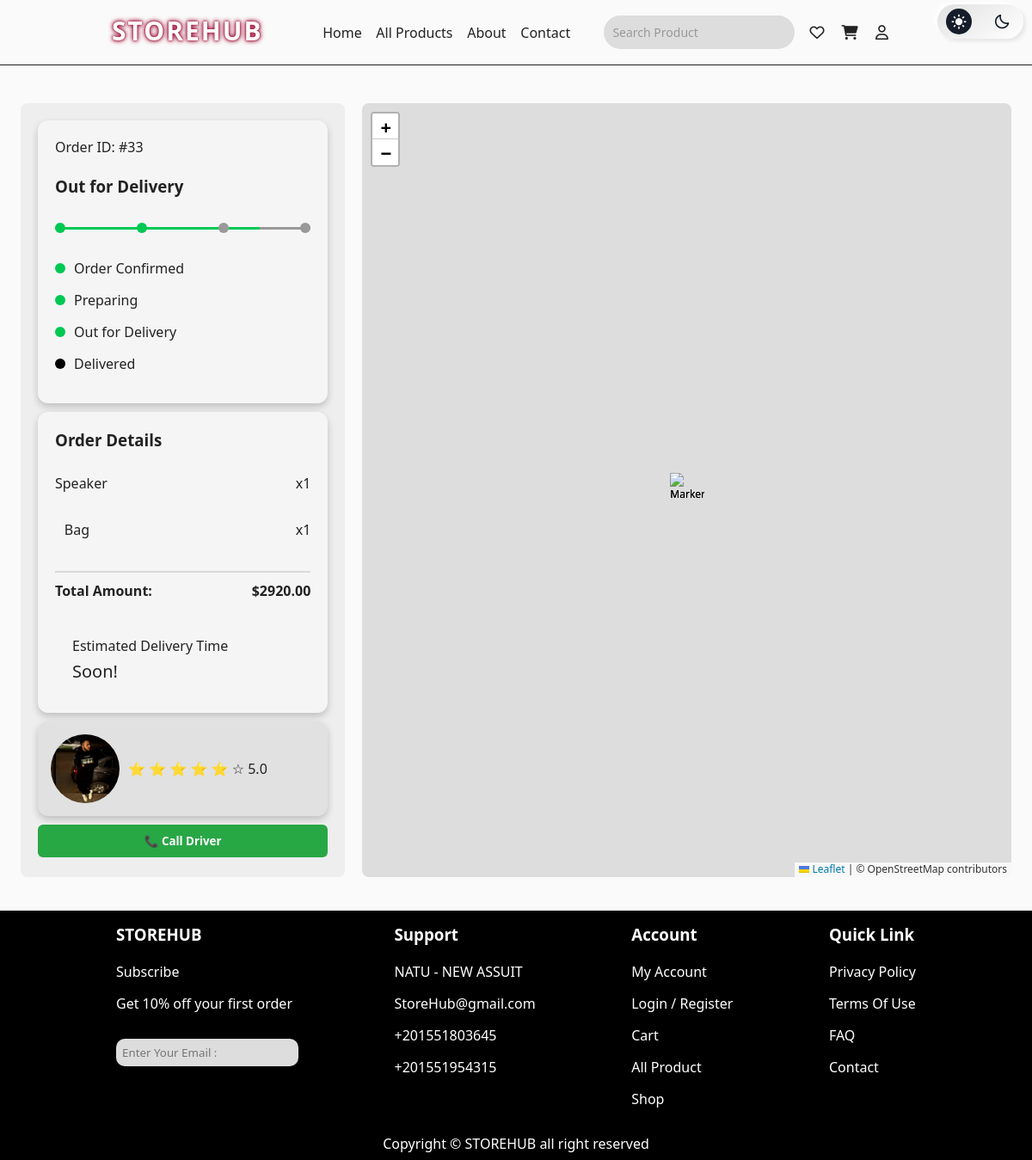
The app's page /order/33/ with its own data.
### pages/models.py (models this page shows, shortened)
class Order(models.Model):
    STATUS_CHOICES = [
        ('pending', 'Pending'),
        ('in_progress', 'In Progress'),
        ('completed', 'Completed'),
        ('cancelled', 'Cancelled'),
    ]
    client_lat = models.FloatField(null=True, blank=True)
    client_lng = models.FloatField(null=True, blank=True)
    delivery_agent_lat = models.FloatField(null=True, blank=True)
    delivery_agent_lng = models.FloatField(null=True, blank=True)
    customer = models.ForeignKey(User, verbose_name="العميل", on_delete=models.CASCADE, related_name='orders')
    order_date = models.DateTimeField(verbose_name="تاريخ الطلب", auto_now_add=True)
    status = models.CharField(verbose_name="حالة الطلب", max_length=20, choices=STATUS_CHOICES, default='pending')
    delivery_agent = models.ForeignKey(User, verbose_name="وكيل التوصيل", on_delete=models.SET_NULL, null=True, blank=True, related_name='delivery_orders')
    class Meta:
        verbose_name = "طلب"
        verbose_name_plural = "طلبات"

class OrderItem(models.Model):
    order = models.ForeignKey(Order, related_name='items', on_delete=models.CASCADE)
    product = models.ForeignKey('Product', verbose_name="المنتج", on_delete=models.CASCADE)
    quantity = models.PositiveIntegerField(verbose_name="كمية", default=1)
    class Meta:
        verbose_name = "عنصر طلب"
        verbose_name_plural = "عناصر الطلب"

class Product(models.Model):
    name = models.CharField(max_length=255, verbose_name="اسم المنتج", blank=True, null=True, default="منتج بدون اسم")
    price = models.DecimalField(max_digits=10, decimal_places=2, verbose_name="السعر", default=0.00)
    description = models.TextField(verbose_name="الوصف", blank=True, null=True)
    quantity = models.PositiveIntegerField(verbose_name="الكمية", default=0)
    saler = models.ForeignKey(User, on_delete=models.CASCADE, related_name='products', null=True, blank=True)
    image = models.ImageField(upload_to='products/', default='default.jpg', verbose_name="صورة المنتج", blank=True, null=True,max_length=255)
    color = models.CharField(max_length=50, choices=[
        ('red', 'Red'),
        ('green', 'Green'),
        ('yellow', 'Yellow'),
        ('blue', 'Blue'),
        ('orangered', 'OrangeRed'),
        ('black', 'Black')],
        default="black", verbose_name="اللون")
    likes = models.ManyToManyField(User, related_name='product_likes', blank=True, verbose_name="اللايكات")
    category = models.ForeignKey(Category, on_delete=models.SET_NULL, null=True, blank=True, verbose_name="التصنيف")
    rating = models.FloatField(default=0, verbose_name="التقييم")
    seller_lat = models.FloatField(null=True, blank=True)
    seller_lng = models.FloatField(null=True, blank=True)
    class Meta:
        verbose_name = "منتج"
        verbose_name_plural = "منتجات"

class UserProfile(models.Model):
    ROLE_CHOICES = [
        ('user', 'User'),
        ('delivery_agent', 'Delivery Agent'),
        ('saler', 'Saler'),
        ('admin', 'Admin'),
    ]
    lat = models.FloatField(null=True, blank=True)
    lng = models.FloatField(null=True, blank=True)
    profile_image = models.ImageField(upload_to='profile_images/', blank=True, null=True, default='default_driver.jpg')
    rating = models.DecimalField(max_digits=2, decimal_places=1, default=5.0)  # من 5 نجوم
    user = models.OneToOneField(User, on_delete=models.CASCADE)  # ارتباط كل مستخدم ببروفايل خاص بيه
    role = models.CharField(max_length=50, choices=ROLE_CHOICES, default='user')
    phone_number = models.CharField(max_length=15, blank=True, null=True)
    created_at = models.DateTimeField(auto_now_add=True)

### pages/views.py (the view)
# urls.py: path('order/<int:order_id>/', views.order_detail, name='order_detail'),
def order_detail(request, order_id):
    order = get_object_or_404(Order, id=order_id)
    items = order.items.all()
    total_price = sum(item.product.price * item.quantity for item in items)
    delivery_agent_profile = None
    filled_stars = 0
    empty_stars = 5
    if order.delivery_agent:
        delivery_agent_profile = UserProfile.objects.filter(user=order.delivery_agent).first()
        if delivery_agent_profile and delivery_agent_profile.rating:
            filled_stars = int(round(delivery_agent_profile.rating))
            empty_stars = 5 - filled_stars
    seller_lat = None
    seller_lng = None
    if items:
        product = items[0].product
        seller_lat = product.seller_lat
        seller_lng = product.seller_lng
    context = {
        'order': order,
        'items': items,
        'total_price': total_price,
        'delivery_agent_profile': delivery_agent_profile,
        'filled_stars': filled_stars,
        'empty_stars': empty_stars,
        'client_lat': order.client_lat,
        'client_lng': order.client_lng,
        'driver_lat': order.delivery_agent_lat,
        'driver_lng': order.delivery_agent_lng,
        'seller_lat': seller_lat,
        'seller_lng': seller_lng,
    }
    return render(request, 'delivery agent/Delivery Order Details.html', context)

### templates/delivery agent/Delivery Order Details.html (shortened to what this page needs)
{% extends 'pages/base.html' %}
{% block content %}
{% load static %}
<!DOCTYPE html>
<html lang="en">
  <head>
    <link rel="stylesheet" href="https://unpkg.com/leaflet@1.9.4/dist/leaflet.css" />
    <link rel="stylesheet" href="{% static 'css/style_delivery.css' %}" />
    <link
      rel="stylesheet"
      href="https://cdnjs.cloudflare.com/ajax/libs/font-awesome/6.7.2/css/all.min.css"
 />
    <link
      href="https://unpkg.com/boxicons@2.1.2/css/boxicons.min.css"
      rel="stylesheet" />
    <link
      href="https://cdnjs.cloudflare.com/ajax/libs/font-awesome/6.0.0-beta3/css/all.min.css"
      rel="stylesheet" />
  </head>
  <body class="light">
    <div class="CustomerOrder">
        <div class="content-container">
            <div class="containera">
                <div class="order-status">
                    <p>Order ID: #{{ order.id }}</p><br>
                    <h3>
                        {% if order.status == 'pending' %}
                            Order Confirmed
                        {% elif order.status == 'in_progress' %}
                            Out for Delivery
                        {% elif order.status == 'completed' %}
                            Delivered
                        {% elif order.status == 'cancelled' %}
                            Cancelled
                        {% endif %}
                    </h3>
                    <div class="progress-bar">
                        <div class="progress-completed"></div>
                        <div class="progress-point {% if order.status in 'pending in_progress completed' %}active{% endif %}"></div>
                        <div class="progress-point {% if order.status in 'in_progress completed' %}active{% endif %}"></div>
                        <div class="progress-point {% if order.status == 'completed' %}active{% endif %}"></div>
                        <div class="progress-point {% if order.status == 'completed' %}active{% endif %}"></div>
                    </div>
                    <div class="stages">
                        <div class="stage">
                            <div class="stage-name">
                                <div class="stage-dot {% if order.status in 'pending in_progress completed' %}active{% endif %}"></div>
                                <div><p>Order Confirmed</p></div>
                            </div>
                        </div>
                        <div class="stage">
                            <div class="stage-name">
                                <div class="stage-dot {% if order.status in 'in_progress completed' %}active{% endif %}"></div>
                                <div><p>Preparing</p></div>
                            </div>
                        </div>
                        <div class="stage">
                            <div class="stage-name">
                                <div class="stage-dot {% if order.status == 'in_progress' %}active{% endif %}"></div>
                                <div><p>Out for Delivery</p></div>
                            </div>
                        </div>
                        <div class="stage">
                            <div class="stage-name">
                                <div class="stage-dot {% if order.status == 'completed' %}active{% endif %}"></div>
                                <div><p>Delivered</p></div>
                            </div>
                        </div>
                    </div>
                </div>
                <div class="order-details">
                    <h3>Order Details</h3><br>
                    {% for item in items %}
                        <p><span>{{ item.product.name }}</span> <span>x{{ item.quantity }}</span></p><br>
                    {% endfor %}
                    <hr class="separator">
                    <p class="total">
                        <span>Total Amount:</span>
                        <span>${{ total_price }}</span>
                    </p><br>
                    <div class="delivery-time">
                        <p>Estimated Delivery Time</p>
                        <p style="font-size: 20px;">Soon!</p>
                    </div>
                </div>
                <div class="driver-info">
                    {% if delivery_agent_profile %}
                        <img src="{{ delivery_agent_profile.profile_image.url }}" alt="Driver" style="width: 80px; height: 80px; object-fit: cover; border-radius: 50%;">
                        <div>
                            <p>
                                {% for _ in "x"|ljust:filled_stars %}
                                    ⭐
                                {% endfor %}
                                {% for _ in "x"|ljust:empty_stars %}
                                    ☆
                                {% endfor %}
                                {{ delivery_agent_profile.rating|default:"0.0" }}
                            </p>
                        </div>
                    {% else %}
                        <p>لا يوجد سائق مخصص لهذا الطلب.</p>
                    {% endif %}
                </div>
                <button class="call-btn">📞 Call Driver</button>
            </div>
        </div>
          <div class="map-container">
            <div id="map" style="height: 100%; width: 100%; z-index: 1;"></div>
          </div>
    </div>
  </body>
</html>
{% endblock %}

### project/static/css/style_delivery.css (style rules this page uses)
* { padding: 0; margin: 0; box-sizing: border-box; text-decoration: none; border: none; outline: none; font-family: "Segoe UI", Tahoma, Geneva, Verdana, sans-serif; }
:root { --main-color: #9f1239; --dark-toogle: #222; --text-color: #222; --white-color: #fff; --dark-color: #222; }
.light { background: #fafafa; }
.CustomerOrder { display: flex; gap: 20px; width: 100%; padding: 2%; }
.CustomerOrder .content-container { flex: 1; width: 500px; height: 900px; background-color: #eee; border-radius: 8px; }
.CustomerOrder .map-container { flex: 2; width: 820.8px; height: 900px; border-radius: 30px; }
.CustomerOrder .map-container #map { border-radius: 8px; }
.CustomerOrder .containera { padding: 20px; border-radius: 12px; }
.CustomerOrder .separator { border: none; height: 2px; background-color: rgba(107, 105, 105, 0.2); margin: 10px 0; }
.progress-bar { display: flex; justify-content: space-between; align-items: center; position: relative; margin: 30px 0; }
.progress-completed { position: absolute; height: 3px; background-color: #00c853; width: 80%; z-index: 2; }
.progress-point { width: 12px; height: 12px; border-radius: 50%; background-color: #999; z-index: 3; position: relative; }
.progress-point.active { background-color: #00c853; }
.stages { margin-top: 20px; }
.stage { display: flex; justify-content: space-between; margin-bottom: 15px; }
.stage-name { display: flex; align-items: center; }
.stage-dot { width: 12px; height: 12px; border-radius: 50%; background-color: black; margin-right: 10px; }
.stage-dot.active { background-color: #00c853; }
.CustomerOrder .order-status, .CustomerOrder .order-details, .CustomerOrder .driver-info { padding: 20px; margin-bottom: 10px; border-radius: 12px; box-shadow: 0px 4px 8px rgba(0, 0, 0, 0.2); background-color: #f5f5f5; }
.CustomerOrder .containera p, .CustomerOrder .containera h3 { color: var(--dark-color); }
.CustomerOrder .delivery-time { padding: 10px; color: white; border-radius: 6px; padding-left: 20px; }
.CustomerOrder .driver-info { display: flex; align-items: center; background: #e1e1e1; padding: 15px; border-radius: 12px; position: relative; }
.CustomerOrder .driver-info p , .CustomerOrder .driver-info h4 { color: var(--text-color); }
.CustomerOrder .driver-info img { width: 50px; height: 50px; border-radius: 50%; }
.order-details p { display: flex; justify-content: space-between; align-items: center; margin: 5px 0; }
.order-details p span { min-width: 40px; text-align: right; }
.order-details .total { display: flex; justify-content: space-between; align-items: center; font-weight: bold; margin-top: 10px; }
.CustomerOrder .driver-info { display: flex; align-items: center; gap: 10px; }
.call-btn { background: #28a745; color: white; padding: 10px 15px; border: none; cursor: pointer; border-radius: 6px; width: 100%; margin-top: 10px; text-align: center; font-weight: bold; display: flex; align-items: center; justify-content: center; gap: 5px; }

### records on screen
Order: id "33"
OrderItem: product.name "Speaker", quantity "1"
OrderItem: product.name "Bag", quantity "1"
UserProfile: profile_image (picture), rating "5.0"

### other values on screen
{{ total_price }} "2920.00"
